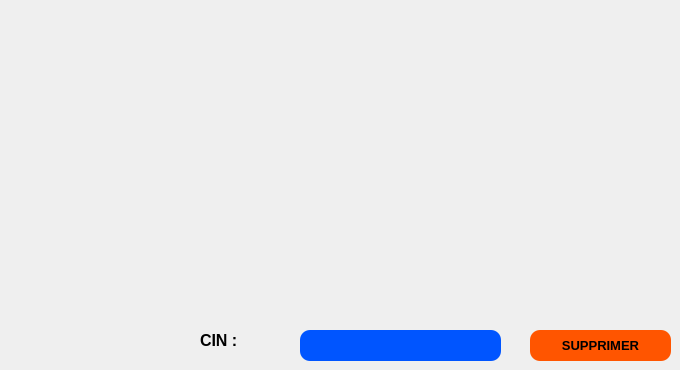
     <widget class="QWidget" name="tab_3">
      <attribute name="title">
       <string>Suppression</string>
      </attribute>
      <widget class="QPushButton" name="pb_supprimer">
       <property name="geometry">
        <rect>
         <x>530</x>
         <y>330</y>
         <width>141</width>
         <height>31</height>
        </rect>
       </property>
       <property name="font">
        <font>
         <pointsize>10</pointsize>
         <weight>75</weight>
         <bold>true</bold>
        </font>
       </property>
       <property name="styleSheet">
        <string notr="true">QPushButton{
color: rgb(0, 0, 0);
background-color: rgb(255, 85, 0);
border-radius:10px;
}
QPushButton:hover{

color:rgb(255, 85, 0);
background-color: rgb(0, 0, 0);
}</string>
       </property>
       <property name="text">
        <string>SUPPRIMER</string>
       </property>
      </widget>
      <widget class="QLabel" name="label_8">
       <property name="geometry">
        <rect>
         <x>200</x>
         <y>330</y>
         <width>91</width>
         <height>20</height>
        </rect>
       </property>
       <property name="font">
        <font>
         <pointsize>12</pointsize>
         <weight>75</weight>
         <bold>true</bold>
        </font>
       </property>
       <property name="text">
        <string>CIN :</string>
       </property>
      </widget>
      <widget class="QLineEdit" name="lineEdit_Supp">
       <property name="geometry">
        <rect>
         <x>300</x>
         <y>330</y>
         <width>201</width>
         <height>31</height>
        </rect>
       </property>
       <property name="font">
        <font>
         <pointsize>9</pointsize>
         <weight>75</weight>
         <bold>true</bold>
        </font>
       </property>
       <property name="styleSheet">
        <string notr="true">color: rgb(255,255,255);
background-color: rgb(0, 85, 255);
border-radius:10px;</string>
       </property>
       <property name="text">
        <string/>
       </property>
      </widget>
     </widget>
